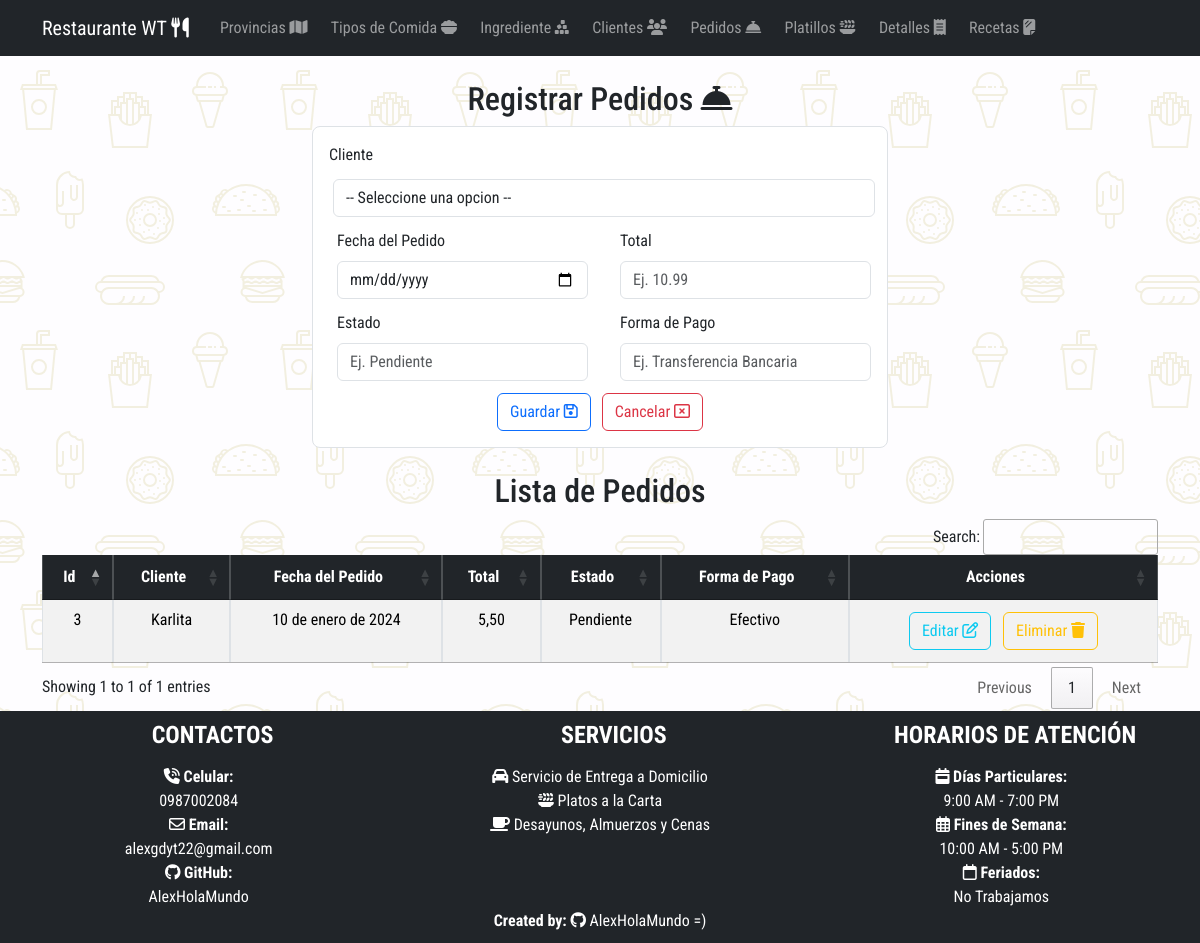
Screenshot of /listaPedido/ with the database file from the repository.
### Aplicaciones/RestauranteWT/models.py (models this page shows, shortened)
class Pedido(models.Model):
    idPedido_wt = models.AutoField(primary_key=True)
    fechaPedido_wt = models.DateField()
    total_wt = models.DecimalField(max_digits=8, decimal_places=2)
    estado_wt = models.CharField(max_length=20)
    metodo_pago_wt = models.CharField(max_length=30)
    cliente_wt = models.ForeignKey(Cliente, null=True, blank=True, on_delete=models.CASCADE)

class Cliente(models.Model):
    idCliente_wt = models.AutoField(primary_key=True)
    nombre_wt = models.CharField(max_length=50)
    email_wt = models.EmailField()
    telefono_wt = models.CharField(max_length=10)
    direccion_wt = models.CharField(max_length=100)
    provincia_wt = models.ForeignKey(Provincia, null=True, blank=True, on_delete=models.CASCADE)

### Aplicaciones/RestauranteWT/views.py (the view)
# urls.py: path('listaPedido/', views.listaPedido),
def listaPedido(request):
    pedidoBdd=Pedido.objects.all()
    clienteBdd=Cliente.objects.all()
    return render(request, 'listaPedido.html', {'pedidos':pedidoBdd, 'clientes':clienteBdd})

### Aplicaciones/RestauranteWT/templates/listaPedido.html (shortened to what this page needs)
{% extends "plantilla.html" %} {% block contenido %} {%load static %}
<div class="container w-50 mt-4 mb-4">
  <h2 class="text-center">
    Registrar Pedidos <i class="fa-solid fa-bell-concierge"></i>
  </h2>
  <form
    class="border p-3 rounded-3"
    action="/guardarPedido/"
    method="POST"
    enctype="multipart/form-data"
    id="formPedido"
  >
    <div class="row">
      <div class="col-md-12">
        <label for="" class="form-label">Cliente</label>
        <select
          name="idCliente_wt"
          required
          class="form-control m-1"
          id="idCliente_wt"
        >
          <option value="" class="">-- Seleccione una opcion --</option>
        </select>
      </div>
    </div>
    <div class="row">
      <div class="col-md-6">
        <div class="m-1">
          <label for="" class="form-label m-1">Fecha del Pedido</label>
          <input
            type="date"
            required
            class="form-control m-1"
            value=""
            name="fechaPedido_wt"
            id="fechaPedido_wt"
          />
        </div>
      </div>
      <div class="col-md-6">
        <div class="m-1">
          <label for="" class="form-label m-1">Total</label>
          <input
            type="decimal"
            required
            class="form-control m-1"
            placeholder="Ej. 10.99"
            value=""
            name="total_wt"
            id="total_wt"
          />
        </div>
      </div>
    </div>
    <div class="row">
      <div class="col-md-6">
        <div class="m-1">
          <label for="" class="form-label m-1">Estado</label>
          <input
            type="text"
            required
            class="form-control m-1"
            placeholder="Ej. Pendiente"
            value=""
            name="estado_wt"
            id="estado_wt"
          />
        </div>
      </div>
      <div class="col-md-6">
        <div class="m-1">
          <label for="" class="form-label m-1">Forma de Pago</label>
          <input
            type="text"
            required
            class="form-control m-1"
            placeholder="Ej. Transferencia Bancaria"
            value=""
            name="metodo_pago_wt"
            id="metodo_pago_wt"
          />
        </div>
      </div>
    </div>
    <center class="mt-2">
      <button type="submit" name="button" class="btn btn-outline-primary">
        Guardar <i class="fa-regular fa-floppy-disk"></i></button
      >&nbsp;&nbsp;
      <button type="reset" name="button" class="btn btn-outline-danger">
        Cancelar <i class="fa-regular fa-window-close"></i>
      </button>
    </center>
  </form>
</div>
<center class="mt-4 mb-4">
  <div class="container table-responsive">
    <h2 class="text-center">Lista de Pedidos</h2>
    <table class="table table-striped table-bordered table-hover" id="tbPedido">
      <thead>
        <tr class="table-dark">
          <th class="text-center" scope="col">Id</th>
          <th class="text-center" scope="col">Cliente</th>
          <th class="text-center" scope="col">Fecha del Pedido</th>
          <th class="text-center" scope="col">Total</th>
          <th class="text-center" scope="col">Estado</th>
          <th class="text-center" scope="col">Forma de Pago</th>
          <th class="text-center" scope="col">Acciones</th>
        </tr>
      </thead>
      <tbody>
        {% for pedido in pedidos %}
        <tr>
          <td class="text-center">{{pedido.idPedido_wt}}</td>
          <td class="text-center">{{pedido.cliente_wt.nombre_wt}}</td>
          <td class="text-center">{{pedido.fechaPedido_wt}}</td>
          <td class="text-center">{{pedido.total_wt}}</td>
          <td class="text-center">{{pedido.estado_wt}}</td>
          <td class="text-center">{{pedido.metodo_pago_wt}}</td>
          <td class="text-center">
            <a
              href="/editarPedido/{{pedido.idPedido_wt}}"
              class="btn btn-outline-info m-1"
              >Editar <i class="fa-regular fa-pen-to-square"></i
            ></a>
            <a
              href="javascript:void(0);"
              type="button"
              class="btn btn-outline-warning m-1"
              onclick="eliminarPedido('/eliminarPedido/{{pedido.idPedido_wt}}')"
              >Eliminar <i class="fa-solid fa-trash"></i
            ></a>
          </td>
        </tr>
        {% endfor %}
      </tbody>
    </table>
  </div>
</center>
{% endblock contenido %}

### crudRestaurante/static/css/styles.css (style rules this page uses)
body { font-family: 'Great Vibes', cursive; font-family: 'PT Sans', sans-serif; font-family: 'PT Sans Narrow', sans-serif; font-family: 'Roboto Condensed', sans-serif; padding-bottom: 210px !important; padding-top: 56px; background-color: #fefdff; }
form { background-color: #fff; }

### rows the page displays
Pedido: idPedido_wt "3", cliente_wt.nombre_wt "Karlita", fechaPedido_wt "10 de enero de 2024", total_wt "5,50", estado_wt "Pendiente", metodo_pago_wt "Efectivo"
